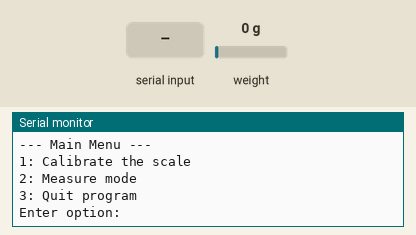
Simulated run of this sketch. Board: ESP8266 (NodeMCU). Shown: the last lines printed to the serial monitor. Inputs (shaded band) come from the test bench; at power-on: weight on the scale 0 g.

Above: at 3.6 s.
3.7 s: "1" received over Serial
At 4.5 s:
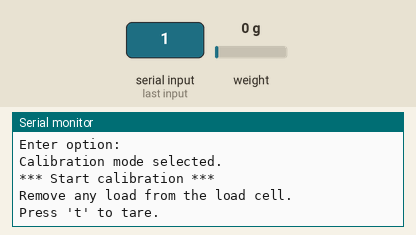
5.2 s: "t90\n" received over Serial
At 6.4 s:
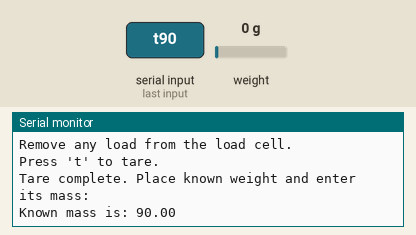
6.7 s: "m90\n" received over Serial
At 7.3 s:
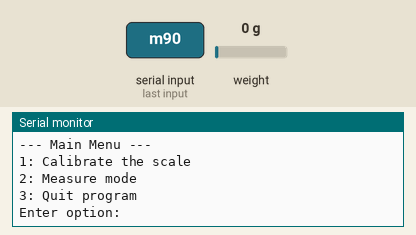
8.3 s: "2" received over Serial
At 8.46 s:
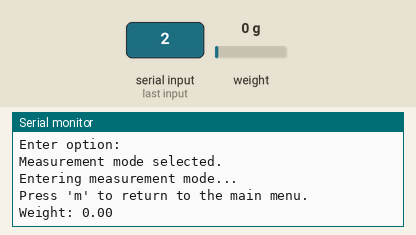
9.8 s: weight on the scale set to 100 g
At 9.87 s:
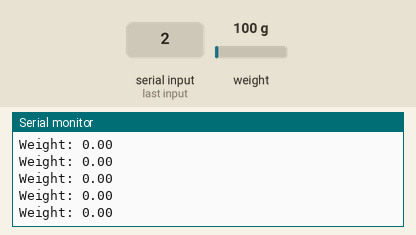
11.3 s: weight on the scale set to 1250 g
At 11.47 s:
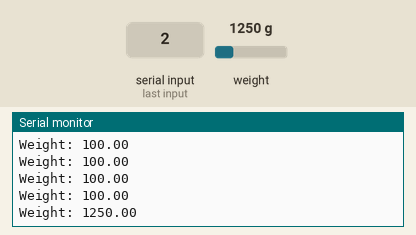
Timing chart, 0 to 13.8 s (numbered marks = the images above; inputs shaded):
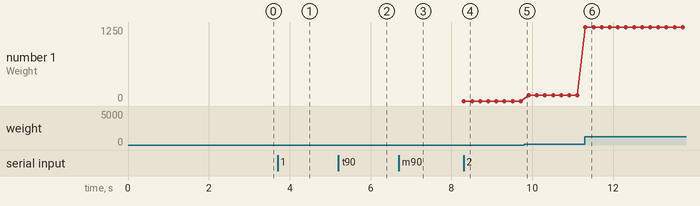

Measured:
- after the input at 3.7 s, the serial monitor: prints a new line at once (image 1)
- after the input at 5.2 s, the serial monitor: prints a new line at once (image 2)
- after the input at 6.7 s, the serial monitor: prints a new line after 0.10 s (image 3)
- after the input at 8.3 s, the serial monitor: prints a new line at once (image 4)
- after the input at 11.3 s, the serial monitor: prints a new line at once (image 6)
- plotted number 1: 0 → 100 after the input at 9.8 s, 100 → 1250 after the input at 11.3 s

The sketch:

ProjectBR.ino
```cpp
#include <HX711_ADC.h>
#if defined(ESP8266)|| defined(ESP32) || defined(AVR)
#include <EEPROM.h>
#endif

// Pins:
const int HX711_dout = 4; // mcu > HX711 dout pin
const int HX711_sck = 5; // mcu > HX711 sck pin

// HX711 constructor:
HX711_ADC LoadCell(HX711_dout, HX711_sck);

const int calVal_eepromAdress = 0;
unsigned long t = 0;
bool menuDisplayed = false; // Flag to check if menu has been displayed

void setup() {
  Serial.begin(57600); delay(10);
  Serial.println("Starting...");

  LoadCell.begin();
  unsigned long stabilizingtime = 2000;
  boolean _tare = true;
  LoadCell.start(stabilizingtime, _tare);
  if (LoadCell.getTareTimeoutFlag() || LoadCell.getSignalTimeoutFlag()) {
    Serial.println("Timeout, check MCU>HX711 wiring and pin designations");
    while (1);
  } else {
    LoadCell.setCalFactor(1.0);
    Serial.println("Startup is complete");
  }
  while (!LoadCell.update());
}

void loop() {
  // Display menu once
  if (!menuDisplayed) {
    displayMenu();
    menuDisplayed = true; // Set flag to indicate menu has been displayed
  }

  // Check for user input and handle menu selection
  if (Serial.available() > 0) {
    char option = Serial.read();
    switch (option) {
      case '1':
        Serial.println("Calibration mode selected.");
        calibrate();
        menuDisplayed = false; // Reset flag to show menu after calibration
        clearSerialBuffer();   // Clear any leftover input
        break;
      case '2':
        Serial.println("Measurement mode selected.");
        measureMode();
        menuDisplayed = false; // Reset flag to show menu after measurement mode
        clearSerialBuffer();   // Clear any leftover input
        break;
      case '3':
        Serial.println("Exiting program.");
        while (1); // Stop the program
        break;
      default:
        Serial.println("Invalid option. Please select 1, 2, or 3.");
        clearSerialBuffer();   // Clear invalid input
        break;
    }
  }
}

// Function to display the main menu
void displayMenu() {
  Serial.println("\n--- Main Menu ---");
  Serial.println("1: Calibrate the scale");
  Serial.println("2: Measure mode");
  Serial.println("3: Quit program");
  Serial.println("Enter option:");
}

// Function to clear the serial buffer
void clearSerialBuffer() {
  while (Serial.available() > 0) {
    Serial.read(); // Clear any remaining characters
  }
}

// Calibration function
void calibrate() {
  Serial.println("*** Start calibration ***");
  Serial.println("Remove any load from the load cell.");
  Serial.println("Press 't' to tare.");

  boolean _resume = false;
  while (!_resume) {
    LoadCell.update();
    if (Serial.available() > 0) {
      char inByte = Serial.read();
      if (inByte == 't') {
        LoadCell.tareNoDelay();
        while (!LoadCell.getTareStatus()) LoadCell.update();
        Serial.println("Tare complete. Place known weight and enter its mass:");
        _resume = true;
      } else if (inByte == 'm') { // Return to menu
        Serial.println("Returning to main menu...");
        return;
      }
    }
  }

  _resume = false;
  float known_mass = 0;
  while (!_resume) {
    LoadCell.update();
    if (Serial.available() > 0) {
      known_mass = Serial.parseFloat();
      if (known_mass != 0) {
        Serial.print("Known mass is: ");
        Serial.println(known_mass);
        _resume = true;
      } else if (Serial.read() == 'm') {
        Serial.println("Returning to main menu...");
        return;
      }
    }
  }

  LoadCell.refreshDataSet();
  float newCalibrationValue = LoadCell.getNewCalibration(known_mass);

  Serial.print("New calibration value: ");
  Serial.println(newCalibrationValue);
  Serial.println("Save to EEPROM? (y/n)");

  _resume = false;
  while (!_resume) {
    if (Serial.available() > 0) {
      char inByte = Serial.read();
      if (inByte == 'y') {
#if defined(ESP8266)|| defined(ESP32)
        EEPROM.begin(512);
#endif
        EEPROM.put(calVal_eepromAdress, newCalibrationValue);
#if defined(ESP8266)|| defined(ESP32)
        EEPROM.commit();
#endif
        Serial.println("Calibration value saved.");
        _resume = true;
      } else if (inByte == 'n') {
        Serial.println("Calibration value not saved.");
        _resume = true;
      } else if (inByte == 'm') {
        Serial.println("Returning to main menu...");
        return;
      }
    }
  }

  Serial.println("*** End calibration ***");
}

// Measurement mode function
void measureMode() {
  Serial.println("Entering measurement mode...");
  Serial.println("Press 'm' to return to the main menu.");

  while (true) {
    bool dataUpdated = LoadCell.update(); // Check if new data is available

    if (dataUpdated) {
      float weight = LoadCell.getData();
      Serial.print("Weight: ");
      Serial.println(weight);
    } else {
      Serial.println("Waiting for data...");
    }

    // Check if the user wants to return to the main menu
    if (Serial.available() > 0) {
      char inByte = Serial.read();
      if (inByte == 'm') {
        Serial.println("Returning to main menu...");
        break;
      }
    }

    delay(200); // Short delay for serial stability
  }
}
```
